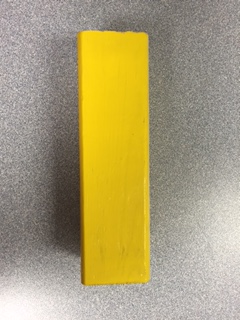
#> input picture blockImageRepository/yellow/longblock/b.JPG, 240 x 320 px, found by its file name
$ python CornerAndCenterDetect.py   (Python 2 division)   (older library calls are emulated)
#> lines starting #> are read from the running program, lines starting #| are printed output that depends on the picture; after the words box and inside, x2 and y2 are one past the last pixel; in counts of white or black regions, pixels touching at a corner belong together
#> in main, image is the input picture: shape (320, 240, 3); mean B, G, R 116.2, 158.9, 171.3
import cv2
import numpy as np

'''
#############################################################
#                    IEEE Hardware Team 2016                    #
#       Created by: David Watts AND Will Hsiung                                                                 #
#       Email:          davidwatts94@ufl.edu hsiung.william@ufl.edu                                          #
#                                                                                                                       #
#   Created for:    Corner and center detection             #
#   Created Date:       September 29th, 2015                                    #
#                                                                                                                       #
#   Modified by:                                                                        #
#       Modified date:                                                          #
#       Reason:                                                                 #
#############################################################
'''

def SampleTemplate(image, blurRadius = 5, minLineLength = 50, maxLineGap = 130, lowerThresh = 35, upperThresh = 110, houghLineThreshold = 10, cannylow = 50, cannyhigh = 100):

        '''
        Given-when-then is an agile TESTING method, but it can be used in software development as well
        It organizes the code where we have something 'Given to us', something we have to do, then
        '''
#> called with blurRadius = 5, minLineLength = 50, maxLineGap = 130, lowerThresh = 35, upperThresh = 110, houghLineThreshold = 10, cannylow = 50, cannyhigh = 100

        #Blur Image
        blur = cv2.GaussianBlur(image,(blurRadius,blurRadius),0)

        #Thresholding out to the good stuff and figuring out lines
        ret,thresh1 = cv2.threshold(blur,lowerThresh,upperThresh,cv2.THRESH_BINARY)
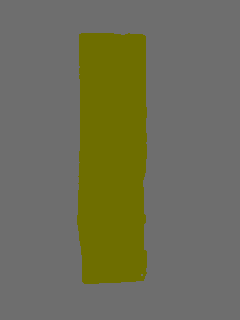
#> thresh1: shape (320, 240, 3); mean B, G, R 86.4, 110, 110
#> ret = 35
        cv2.namedWindow("Thresh", cv2.WINDOW_NORMAL)
        cv2.imshow("Thresh", thresh1)
        edges = cv2.Canny(thresh1, cannylow, cannyhigh)
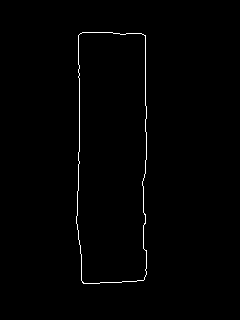
#> edges: shape (320, 240); 0.81% white in thin lines or dots, all inside (x1, y1, x2, y2) = (76, 32, 147, 284)
        rgbEdges = cv2.cvtColor(edges, cv2.COLOR_GRAY2BGR)
        lines = np.array([])
        lines = cv2.HoughLinesP(edges,1,np.pi/180,houghLineThreshold,lines, minLineLength,maxLineGap)
#> lines = [[77, 229, 81, 33], [146, 274, 146, 106], [145, 276, 145, 35], [83, 283, 143, 280], [78, 43, 79, 96], [142, 181, 144, 279], [82, 32, 141, 33], [77, 191, 82, 282], [143, 178, 144, 249], [77, 201, 81, 280]]

        #Thicken Lines
#> (the run stopped early here; a loop or call above may not have finished)
